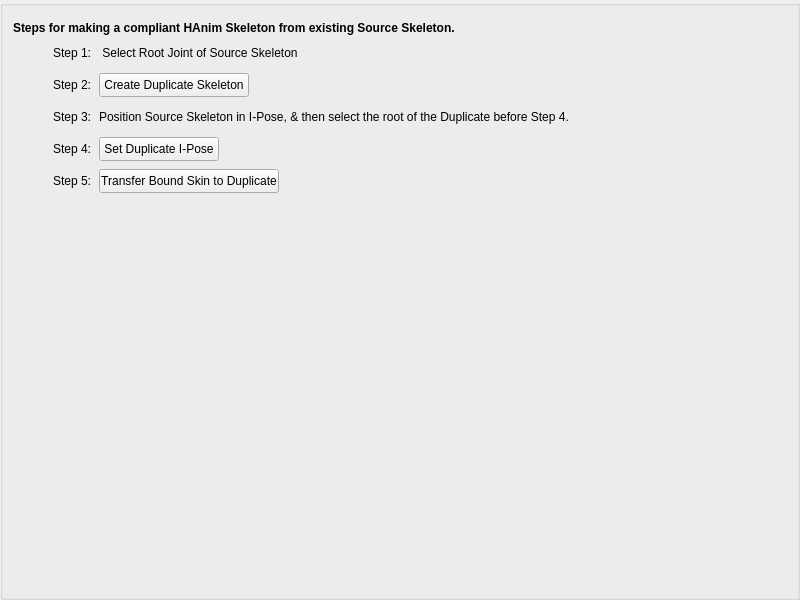
<?xml version="1.0" encoding="UTF-8"?>
<ui version="4.0">
 <class>advSkelPanel</class>
 <widget class="QGroupBox" name="advSkelPanel">
  <property name="geometry">
   <rect>
    <x>0</x>
    <y>0</y>
    <width>800</width>
    <height>600</height>
   </rect>
  </property>
  <property name="minimumSize">
   <size>
    <width>800</width>
    <height>600</height>
   </size>
  </property>
  <property name="maximumSize">
   <size>
    <width>800</width>
    <height>600</height>
   </size>
  </property>
  <property name="windowTitle">
   <string>GroupBox</string>
  </property>
  <layout class="QVBoxLayout" name="verticalLayout">
   <property name="spacing">
    <number>1</number>
   </property>
   <property name="leftMargin">
    <number>10</number>
   </property>
   <property name="topMargin">
    <number>5</number>
   </property>
   <property name="rightMargin">
    <number>5</number>
   </property>
   <property name="bottomMargin">
    <number>5</number>
   </property>
   <item>
    <layout class="QVBoxLayout" name="verticalLayout_3">
     <property name="spacing">
      <number>6</number>
     </property>
     <item>
      <layout class="QHBoxLayout" name="horizontalLayout_15">
       <item>
        <widget class="QLabel" name="genStepsLabel">
         <property name="minimumSize">
          <size>
           <width>700</width>
           <height>24</height>
          </size>
         </property>
         <property name="maximumSize">
          <size>
           <width>700</width>
           <height>24</height>
          </size>
         </property>
         <property name="font">
          <font>
           <bold>true</bold>
          </font>
         </property>
         <property name="text">
          <string>Steps for making a compliant HAnim Skeleton from existing Source Skeleton.</string>
         </property>
         <property name="alignment">
          <set>Qt::AlignBottom|Qt::AlignLeading|Qt::AlignLeft</set>
         </property>
        </widget>
       </item>
       <item>
        <spacer name="horizontalSpacer_16">
         <property name="orientation">
          <enum>Qt::Horizontal</enum>
         </property>
         <property name="sizeHint" stdset="0">
          <size>
           <width>40</width>
           <height>24</height>
          </size>
         </property>
        </spacer>
       </item>
      </layout>
     </item>
     <item>
      <layout class="QHBoxLayout" name="horizontalLayout_14">
       <property name="spacing">
        <number>6</number>
       </property>
       <property name="leftMargin">
        <number>40</number>
       </property>
       <property name="bottomMargin">
        <number>2</number>
       </property>
       <item>
        <widget class="QLabel" name="genStep1">
         <property name="minimumSize">
          <size>
           <width>40</width>
           <height>24</height>
          </size>
         </property>
         <property name="maximumSize">
          <size>
           <width>40</width>
           <height>24</height>
          </size>
         </property>
         <property name="text">
          <string>Step 1:</string>
         </property>
        </widget>
       </item>
       <item>
        <widget class="QLabel" name="genSelRootLabel">
         <property name="text">
          <string> Select Root Joint of Source Skeleton</string>
         </property>
        </widget>
       </item>
       <item>
        <spacer name="horizontalSpacer_14">
         <property name="orientation">
          <enum>Qt::Horizontal</enum>
         </property>
         <property name="sizeHint" stdset="0">
          <size>
           <width>40</width>
           <height>20</height>
          </size>
         </property>
        </spacer>
       </item>
      </layout>
     </item>
     <item>
      <layout class="QHBoxLayout" name="horizontalLayout_13">
       <property name="spacing">
        <number>6</number>
       </property>
       <property name="leftMargin">
        <number>40</number>
       </property>
       <property name="bottomMargin">
        <number>2</number>
       </property>
       <item>
        <widget class="QLabel" name="genStep2">
         <property name="minimumSize">
          <size>
           <width>40</width>
           <height>24</height>
          </size>
         </property>
         <property name="maximumSize">
          <size>
           <width>40</width>
           <height>24</height>
          </size>
         </property>
         <property name="text">
          <string>Step 2:</string>
         </property>
        </widget>
       </item>
       <item>
        <widget class="QPushButton" name="createDuplicate">
         <property name="minimumSize">
          <size>
           <width>150</width>
           <height>24</height>
          </size>
         </property>
         <property name="maximumSize">
          <size>
           <width>150</width>
           <height>24</height>
          </size>
         </property>
         <property name="text">
          <string>Create Duplicate Skeleton</string>
         </property>
        </widget>
       </item>
       <item>
        <spacer name="horizontalSpacer_15">
         <property name="orientation">
          <enum>Qt::Horizontal</enum>
         </property>
         <property name="sizeHint" stdset="0">
          <size>
           <width>40</width>
           <height>20</height>
          </size>
         </property>
        </spacer>
       </item>
      </layout>
     </item>
     <item>
      <layout class="QHBoxLayout" name="horizontalLayout_10">
       <property name="spacing">
        <number>6</number>
       </property>
       <property name="leftMargin">
        <number>40</number>
       </property>
       <property name="bottomMargin">
        <number>2</number>
       </property>
       <item>
        <widget class="QLabel" name="genStep3">
         <property name="minimumSize">
          <size>
           <width>40</width>
           <height>24</height>
          </size>
         </property>
         <property name="maximumSize">
          <size>
           <width>40</width>
           <height>24</height>
          </size>
         </property>
         <property name="text">
          <string>Step 3:</string>
         </property>
        </widget>
       </item>
       <item>
        <widget class="QLabel" name="genSourceLabel">
         <property name="text">
          <string>Position Source Skeleton in I-Pose, &amp; then select the root of the Duplicate before Step 4.</string>
         </property>
        </widget>
       </item>
       <item>
        <spacer name="horizontalSpacer_10">
         <property name="orientation">
          <enum>Qt::Horizontal</enum>
         </property>
         <property name="sizeHint" stdset="0">
          <size>
           <width>20</width>
           <height>24</height>
          </size>
         </property>
        </spacer>
       </item>
      </layout>
     </item>
     <item>
      <layout class="QHBoxLayout" name="horizontalLayout_2">
       <property name="spacing">
        <number>6</number>
       </property>
       <property name="leftMargin">
        <number>40</number>
       </property>
       <property name="bottomMargin">
        <number>2</number>
       </property>
       <item>
        <widget class="QLabel" name="genStep4">
         <property name="minimumSize">
          <size>
           <width>40</width>
           <height>24</height>
          </size>
         </property>
         <property name="maximumSize">
          <size>
           <width>40</width>
           <height>24</height>
          </size>
         </property>
         <property name="text">
          <string>Step 4:</string>
         </property>
        </widget>
       </item>
       <item>
        <widget class="QPushButton" name="setDuplicateIPose">
         <property name="minimumSize">
          <size>
           <width>120</width>
           <height>24</height>
          </size>
         </property>
         <property name="maximumSize">
          <size>
           <width>120</width>
           <height>24</height>
          </size>
         </property>
         <property name="text">
          <string>Set Duplicate I-Pose</string>
         </property>
        </widget>
       </item>
       <item>
        <spacer name="horizontalSpacer_2">
         <property name="orientation">
          <enum>Qt::Horizontal</enum>
         </property>
         <property name="sizeHint" stdset="0">
          <size>
           <width>40</width>
           <height>20</height>
          </size>
         </property>
        </spacer>
       </item>
      </layout>
     </item>
     <item>
      <layout class="QHBoxLayout" name="horizontalLayout_3">
       <property name="spacing">
        <number>6</number>
       </property>
       <property name="leftMargin">
        <number>40</number>
       </property>
       <property name="bottomMargin">
        <number>2</number>
       </property>
       <item>
        <widget class="QLabel" name="genStep5">
         <property name="minimumSize">
          <size>
           <width>40</width>
           <height>24</height>
          </size>
         </property>
         <property name="maximumSize">
          <size>
           <width>40</width>
           <height>24</height>
          </size>
         </property>
         <property name="text">
          <string>Step 5:</string>
         </property>
         <property name="alignment">
          <set>Qt::AlignLeading|Qt::AlignLeft|Qt::AlignVCenter</set>
         </property>
        </widget>
       </item>
       <item>
        <widget class="QPushButton" name="transferToDuplicate">
         <property name="minimumSize">
          <size>
           <width>180</width>
           <height>24</height>
          </size>
         </property>
         <property name="maximumSize">
          <size>
           <width>180</width>
           <height>24</height>
          </size>
         </property>
         <property name="text">
          <string>Transfer Bound Skin to Duplicate</string>
         </property>
        </widget>
       </item>
       <item>
        <spacer name="horizontalSpacer_3">
         <property name="orientation">
          <enum>Qt::Horizontal</enum>
         </property>
         <property name="sizeHint" stdset="0">
          <size>
           <width>40</width>
           <height>24</height>
          </size>
         </property>
        </spacer>
       </item>
      </layout>
     </item>
    </layout>
   </item>
   <item>
    <spacer name="verticalSpacer">
     <property name="orientation">
      <enum>Qt::Vertical</enum>
     </property>
     <property name="sizeHint" stdset="0">
      <size>
       <width>20</width>
       <height>40</height>
      </size>
     </property>
    </spacer>
   </item>
  </layout>
 </widget>
 <resources/>
 <connections/>
</ui>
